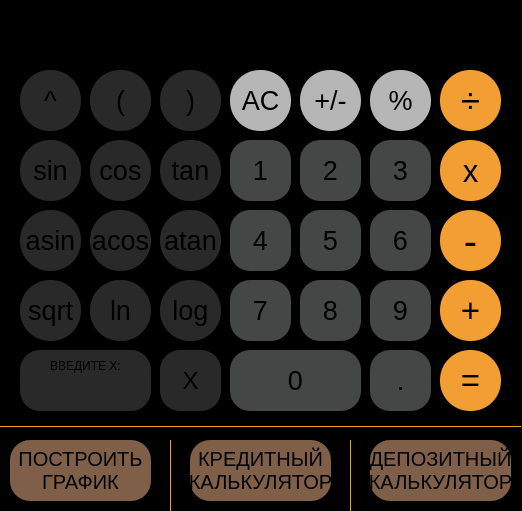
<?xml version="1.0" encoding="UTF-8"?>
<ui version="4.0">
 <class>MainWindow</class>
 <widget class="QMainWindow" name="MainWindow">
  <property name="geometry">
   <rect>
    <x>0</x>
    <y>0</y>
    <width>522</width>
    <height>511</height>
   </rect>
  </property>
  <property name="windowTitle">
   <string>SmatrCalculate v2.0 by Oceanusp</string>
  </property>
  <property name="styleSheet">
   <string notr="true">border-radius: 10px;
background-color:black;</string>
  </property>
  <widget class="QWidget" name="centralwidget">
   <widget class="QLineEdit" name="lineEdit_x_param">
    <property name="geometry">
     <rect>
      <x>20</x>
      <y>350</y>
      <width>131</width>
      <height>61</height>
     </rect>
    </property>
    <property name="font">
     <font>
      <family>.AppleSystemUIFont</family>
      <pointsize>19</pointsize>
     </font>
    </property>
    <property name="layoutDirection">
     <enum>Qt::LeftToRight</enum>
    </property>
    <property name="styleSheet">
     <string notr="true">border-radius: 20px;
background-color : rgb(41, 41, 41);


</string>
    </property>
    <property name="text">
     <string/>
    </property>
    <property name="alignment">
     <set>Qt::AlignBottom|Qt::AlignHCenter</set>
    </property>
   </widget>
   <widget class="QPushButton" name="pushButton_sin">
    <property name="geometry">
     <rect>
      <x>20</x>
      <y>140</y>
      <width>61</width>
      <height>61</height>
     </rect>
    </property>
    <property name="font">
     <font>
      <pointsize>20</pointsize>
     </font>
    </property>
    <property name="styleSheet">
     <string notr="true">QPushButton { 
border-radius: 30px;
background-color : rgb(41, 41, 41);
}

QPushButton:hover {
    background-color : rgb(102, 104, 104);
}</string>
    </property>
    <property name="text">
     <string>sin</string>
    </property>
   </widget>
   <widget class="QPushButton" name="pushButton_ac">
    <property name="geometry">
     <rect>
      <x>230</x>
      <y>70</y>
      <width>61</width>
      <height>61</height>
     </rect>
    </property>
    <property name="font">
     <font>
      <pointsize>20</pointsize>
     </font>
    </property>
    <property name="styleSheet">
     <string notr="true">QPushButton { 
border-radius: 30px;
background-color : rgb(182, 182, 182);
color: black;
}
QPushButton pressed {
	background-color: qlineargradient(spread:pad, x1:0, y1:0, x2:1, y2:0, stop:0 rgba(0, 0, 0, 255), stop:1 rgba(255, 255, 255, 255));
}

QPushButton:hover {
    background-color : rgb(236, 236, 236);
}</string>
    </property>
    <property name="text">
     <string>AC</string>
    </property>
   </widget>
   <widget class="QPushButton" name="pushButton_acos">
    <property name="geometry">
     <rect>
      <x>90</x>
      <y>210</y>
      <width>61</width>
      <height>61</height>
     </rect>
    </property>
    <property name="font">
     <font>
      <pointsize>20</pointsize>
     </font>
    </property>
    <property name="styleSheet">
     <string notr="true">QPushButton { 
border-radius: 30px;
background-color : rgb(41, 41, 41);
}

QPushButton:hover {
    background-color : rgb(102, 104, 104);
}</string>
    </property>
    <property name="text">
     <string>acos</string>
    </property>
   </widget>
   <widget class="QPushButton" name="pushButton_8">
    <property name="geometry">
     <rect>
      <x>300</x>
      <y>280</y>
      <width>61</width>
      <height>61</height>
     </rect>
    </property>
    <property name="font">
     <font>
      <pointsize>20</pointsize>
     </font>
    </property>
    <property name="styleSheet">
     <string notr="true">QPushButton { 
border-radius: 20px;
background-color : rgb(69, 70, 70);
}
QPushButton pressed {
	background-color: qlineargradient(spread:pad, x1:0, y1:0, x2:1, y2:0, stop:0 rgba(0, 0, 0, 255), stop:1 rgba(255, 255, 255, 255));
}

QPushButton:hover {
    background-color : rgb(102, 104, 104);
}</string>
    </property>
    <property name="text">
     <string>8</string>
    </property>
   </widget>
   <widget class="QPushButton" name="pushButton_3">
    <property name="geometry">
     <rect>
      <x>370</x>
      <y>140</y>
      <width>61</width>
      <height>61</height>
     </rect>
    </property>
    <property name="font">
     <font>
      <pointsize>20</pointsize>
     </font>
    </property>
    <property name="styleSheet">
     <string notr="true">QPushButton { 
border-radius: 20px;
background-color : rgb(69, 70, 70);
}
QPushButton pressed {
	background-color: qlineargradient(spread:pad, x1:0, y1:0, x2:1, y2:0, stop:0 rgba(0, 0, 0, 255), stop:1 rgba(255, 255, 255, 255));
}

QPushButton:hover {
    background-color : rgb(102, 104, 104);
}</string>
    </property>
    <property name="text">
     <string>3</string>
    </property>
   </widget>
   <widget class="QPushButton" name="pushButton_cos">
    <property name="geometry">
     <rect>
      <x>90</x>
      <y>140</y>
      <width>61</width>
      <height>61</height>
     </rect>
    </property>
    <property name="font">
     <font>
      <pointsize>20</pointsize>
     </font>
    </property>
    <property name="styleSheet">
     <string notr="true">QPushButton { 
border-radius: 30px;
background-color : rgb(41, 41, 41);
}

QPushButton:hover {
    background-color : rgb(102, 104, 104);
}</string>
    </property>
    <property name="text">
     <string>cos</string>
    </property>
   </widget>
   <widget class="QPushButton" name="pushButton_6">
    <property name="geometry">
     <rect>
      <x>370</x>
      <y>210</y>
      <width>61</width>
      <height>61</height>
     </rect>
    </property>
    <property name="font">
     <font>
      <pointsize>20</pointsize>
     </font>
    </property>
    <property name="styleSheet">
     <string notr="true">QPushButton { 
border-radius: 20px;
background-color : rgb(69, 70, 70);
}
QPushButton pressed {
	background-color: qlineargradient(spread:pad, x1:0, y1:0, x2:1, y2:0, stop:0 rgba(0, 0, 0, 255), stop:1 rgba(255, 255, 255, 255));
}

QPushButton:hover {
    background-color : rgb(102, 104, 104);
}</string>
    </property>
    <property name="text">
     <string>6</string>
    </property>
   </widget>
   <widget class="QPushButton" name="pushButton_tochka">
    <property name="geometry">
     <rect>
      <x>370</x>
      <y>350</y>
      <width>61</width>
      <height>61</height>
     </rect>
    </property>
    <property name="font">
     <font>
      <pointsize>20</pointsize>
     </font>
    </property>
    <property name="styleSheet">
     <string notr="true">QPushButton { 
border-radius: 20px;
background-color : rgb(69, 70, 70);
}
QPushButton pressed {
	background-color: qlineargradient(spread:pad, x1:0, y1:0, x2:1, y2:0, stop:0 rgba(0, 0, 0, 255), stop:1 rgba(255, 255, 255, 255));
}

QPushButton:hover {
    background-color : rgb(102, 104, 104);
}</string>
    </property>
    <property name="text">
     <string>.</string>
    </property>
   </widget>
   <widget class="QPushButton" name="pushButton_equal">
    <property name="geometry">
     <rect>
      <x>440</x>
      <y>350</y>
      <width>61</width>
      <height>61</height>
     </rect>
    </property>
    <property name="font">
     <font>
      <pointsize>25</pointsize>
     </font>
    </property>
    <property name="styleSheet">
     <string notr="true">QPushButton { 
border-radius: 30px;
background-color : rgb(242, 158, 51);
}
QPushButton pressed {
	background-color: qlineargradient(spread:pad, x1:0, y1:0, x2:1, y2:0, stop:0 rgba(0, 0, 0, 255), stop:1 rgba(255, 255, 255, 255));
}

QPushButton:hover {
    background-color : rgb(242, 202, 103);
}
</string>
    </property>
    <property name="text">
     <string>=</string>
    </property>
   </widget>
   <widget class="QPushButton" name="pushButton_x">
    <property name="geometry">
     <rect>
      <x>160</x>
      <y>350</y>
      <width>61</width>
      <height>61</height>
     </rect>
    </property>
    <property name="font">
     <font>
      <pointsize>18</pointsize>
     </font>
    </property>
    <property name="styleSheet">
     <string notr="true">QPushButton { 
border-radius: 20px;
background-color : rgb(41, 41, 41);
}

QPushButton:hover {
    background-color : rgb(102, 104, 104);
}</string>
    </property>
    <property name="text">
     <string>X</string>
    </property>
   </widget>
   <widget class="QPushButton" name="pushButton_atan">
    <property name="geometry">
     <rect>
      <x>160</x>
      <y>210</y>
      <width>61</width>
      <height>61</height>
     </rect>
    </property>
    <property name="font">
     <font>
      <pointsize>20</pointsize>
     </font>
    </property>
    <property name="styleSheet">
     <string notr="true">QPushButton { 
border-radius: 30px;
background-color : rgb(41, 41, 41);
}

QPushButton:hover {
    background-color : rgb(102, 104, 104);
}</string>
    </property>
    <property name="text">
     <string>atan</string>
    </property>
   </widget>
   <widget class="QPushButton" name="pushButton_CREDIT">
    <property name="geometry">
     <rect>
      <x>190</x>
      <y>440</y>
      <width>141</width>
      <height>61</height>
     </rect>
    </property>
    <property name="font">
     <font>
      <pointsize>15</pointsize>
     </font>
    </property>
    <property name="styleSheet">
     <string notr="true">QPushButton { 
border-radius: 20px;
background-color : rgb(128, 95, 73);
}
QPushButton pressed {
	background-color: qlineargradient(spread:pad, x1:0, y1:0, x2:1, y2:0, stop:0 rgba(0, 0, 0, 255), stop:1 rgba(255, 255, 255, 255));
}

QPushButton:hover {
    background-color : rgb(163, 121, 119);
}</string>
    </property>
    <property name="text">
     <string>КРЕДИТНЫЙ
КАЛЬКУЛЯТОР</string>
    </property>
   </widget>
   <widget class="QLineEdit" name="lineEdit_equation">
    <property name="geometry">
     <rect>
      <x>10</x>
      <y>10</y>
      <width>501</width>
      <height>51</height>
     </rect>
    </property>
    <property name="font">
     <font>
      <pointsize>20</pointsize>
     </font>
    </property>
    <property name="styleSheet">
     <string notr="true">background-color: black;</string>
    </property>
    <property name="text">
     <string/>
    </property>
    <property name="alignment">
     <set>Qt::AlignRight|Qt::AlignTrailing|Qt::AlignVCenter</set>
    </property>
   </widget>
   <widget class="QPushButton" name="pushButton_uo_minus">
    <property name="geometry">
     <rect>
      <x>300</x>
      <y>70</y>
      <width>61</width>
      <height>61</height>
     </rect>
    </property>
    <property name="font">
     <font>
      <pointsize>20</pointsize>
     </font>
    </property>
    <property name="styleSheet">
     <string notr="true">QPushButton { 
border-radius: 30px;
background-color : rgb(182, 182, 182);
color: black;
}

QPushButton:hover {
background-color : rgb(236, 236, 236);
}</string>
    </property>
    <property name="text">
     <string>+/-</string>
    </property>
   </widget>
   <widget class="QPushButton" name="pushButton_tan">
    <property name="geometry">
     <rect>
      <x>160</x>
      <y>140</y>
      <width>61</width>
      <height>61</height>
     </rect>
    </property>
    <property name="font">
     <font>
      <pointsize>20</pointsize>
     </font>
    </property>
    <property name="styleSheet">
     <string notr="true">QPushButton { 
border-radius: 30px;
background-color : rgb(41, 41, 41);
}

QPushButton:hover {
    background-color : rgb(102, 104, 104);
}</string>
    </property>
    <property name="text">
     <string>tan</string>
    </property>
   </widget>
   <widget class="QPushButton" name="pushButton_4">
    <property name="geometry">
     <rect>
      <x>230</x>
      <y>210</y>
      <width>61</width>
      <height>61</height>
     </rect>
    </property>
    <property name="font">
     <font>
      <pointsize>20</pointsize>
     </font>
    </property>
    <property name="styleSheet">
     <string notr="true">QPushButton { 
border-radius: 20px;
background-color : rgb(69, 70, 70);
}
QPushButton pressed {
	background-color: qlineargradient(spread:pad, x1:0, y1:0, x2:1, y2:0, stop:0 rgba(0, 0, 0, 255), stop:1 rgba(255, 255, 255, 255));
}

QPushButton:hover {
    background-color : rgb(102, 104, 104);
}</string>
    </property>
    <property name="text">
     <string>4</string>
    </property>
   </widget>
   <widget class="QPushButton" name="pushButton_DEPOSIT">
    <property name="geometry">
     <rect>
      <x>370</x>
      <y>440</y>
      <width>141</width>
      <height>61</height>
     </rect>
    </property>
    <property name="font">
     <font>
      <pointsize>15</pointsize>
     </font>
    </property>
    <property name="styleSheet">
     <string notr="true">QPushButton { 
border-radius: 20px;
background-color : rgb(128, 95, 73);
}
QPushButton pressed {
	background-color: qlineargradient(spread:pad, x1:0, y1:0, x2:1, y2:0, stop:0 rgba(0, 0, 0, 255), stop:1 rgba(255, 255, 255, 255));
}

QPushButton:hover {
    background-color : rgb(163, 121, 119);
}</string>
    </property>
    <property name="text">
     <string>ДЕПОЗИТНЫЙ
КАЛЬКУЛЯТОР</string>
    </property>
   </widget>
   <widget class="QPushButton" name="pushButton_ln">
    <property name="geometry">
     <rect>
      <x>90</x>
      <y>280</y>
      <width>61</width>
      <height>61</height>
     </rect>
    </property>
    <property name="font">
     <font>
      <pointsize>20</pointsize>
     </font>
    </property>
    <property name="styleSheet">
     <string notr="true">QPushButton { 
border-radius: 30px;
background-color : rgb(41, 41, 41);
}

QPushButton:hover {
    background-color : rgb(102, 104, 104);
}</string>
    </property>
    <property name="text">
     <string>ln</string>
    </property>
   </widget>
   <widget class="QLabel" name="label_input_x">
    <property name="geometry">
     <rect>
      <x>50</x>
      <y>350</y>
      <width>71</width>
      <height>31</height>
     </rect>
    </property>
    <property name="styleSheet">
     <string notr="true">background-color: rgb(41, 41, 41);</string>
    </property>
    <property name="text">
     <string>ВВЕДИТЕ Х:</string>
    </property>
   </widget>
   <widget class="QPushButton" name="pushButton_pow">
    <property name="geometry">
     <rect>
      <x>20</x>
      <y>70</y>
      <width>61</width>
      <height>61</height>
     </rect>
    </property>
    <property name="font">
     <font>
      <pointsize>20</pointsize>
     </font>
    </property>
    <property name="styleSheet">
     <string notr="true">QPushButton { 
border-radius: 30px;
background-color : rgb(41, 41, 41);
}

QPushButton:hover {
    background-color : rgb(102, 104, 104);
}</string>
    </property>
    <property name="text">
     <string>^</string>
    </property>
   </widget>
   <widget class="QPushButton" name="pushButton_2">
    <property name="geometry">
     <rect>
      <x>300</x>
      <y>140</y>
      <width>61</width>
      <height>61</height>
     </rect>
    </property>
    <property name="font">
     <font>
      <pointsize>20</pointsize>
     </font>
    </property>
    <property name="styleSheet">
     <string notr="true">QPushButton { 
border-radius: 20px;
background-color : rgb(69, 70, 70);
}
QPushButton pressed {
	background-color: qlineargradient(spread:pad, x1:0, y1:0, x2:1, y2:0, stop:0 rgba(0, 0, 0, 255), stop:1 rgba(255, 255, 255, 255));
}

QPushButton:hover {
    background-color : rgb(102, 104, 104);
}</string>
    </property>
    <property name="text">
     <string>2</string>
    </property>
   </widget>
   <widget class="QPushButton" name="pushButton_0">
    <property name="geometry">
     <rect>
      <x>230</x>
      <y>350</y>
      <width>131</width>
      <height>61</height>
     </rect>
    </property>
    <property name="font">
     <font>
      <pointsize>20</pointsize>
     </font>
    </property>
    <property name="styleSheet">
     <string notr="true">QPushButton { 
border-radius: 20px;
background-color : rgb(69, 70, 70);
}
QPushButton pressed {
	background-color: qlineargradient(spread:pad, x1:0, y1:0, x2:1, y2:0, stop:0 rgba(0, 0, 0, 255), stop:1 rgba(255, 255, 255, 255));
}

QPushButton:hover {
    background-color : rgb(102, 104, 104);
}</string>
    </property>
    <property name="text">
     <string>0</string>
    </property>
   </widget>
   <widget class="QPushButton" name="pushButton_9">
    <property name="geometry">
     <rect>
      <x>370</x>
      <y>280</y>
      <width>61</width>
      <height>61</height>
     </rect>
    </property>
    <property name="font">
     <font>
      <pointsize>20</pointsize>
     </font>
    </property>
    <property name="styleSheet">
     <string notr="true">QPushButton { 
border-radius: 20px;
background-color : rgb(69, 70, 70);
}
QPushButton pressed {
	background-color: qlineargradient(spread:pad, x1:0, y1:0, x2:1, y2:0, stop:0 rgba(0, 0, 0, 255), stop:1 rgba(255, 255, 255, 255));
}

QPushButton:hover {
    background-color : rgb(102, 104, 104);
}</string>
    </property>
    <property name="text">
     <string>9</string>
    </property>
   </widget>
   <widget class="QPushButton" name="pushButton_asin">
    <property name="geometry">
     <rect>
      <x>20</x>
      <y>210</y>
      <width>61</width>
      <height>61</height>
     </rect>
    </property>
    <property name="font">
     <font>
      <pointsize>20</pointsize>
     </font>
    </property>
    <property name="styleSheet">
     <string notr="true">QPushButton { 
border-radius: 30px;
background-color : rgb(41, 41, 41);
}

QPushButton:hover {
    background-color : rgb(102, 104, 104);
}</string>
    </property>
    <property name="text">
     <string>asin</string>
    </property>
   </widget>
   <widget class="QPushButton" name="pushButton_multiply">
    <property name="geometry">
     <rect>
      <x>440</x>
      <y>140</y>
      <width>61</width>
      <height>61</height>
     </rect>
    </property>
    <property name="font">
     <font>
      <pointsize>23</pointsize>
     </font>
    </property>
    <property name="styleSheet">
     <string notr="true">QPushButton { 
border-radius: 30px;
background-color : rgb(242, 158, 51);
}
QPushButton pressed {
	background-color: qlineargradient(spread:pad, x1:0, y1:0, x2:1, y2:0, stop:0 rgba(0, 0, 0, 255), stop:1 rgba(255, 255, 255, 255));
}

QPushButton:hover {
    background-color : rgb(242, 202, 103);
}</string>
    </property>
    <property name="text">
     <string>x</string>
    </property>
   </widget>
   <widget class="QPushButton" name="pushButton_7">
    <property name="geometry">
     <rect>
      <x>230</x>
      <y>280</y>
      <width>61</width>
      <height>61</height>
     </rect>
    </property>
    <property name="font">
     <font>
      <pointsize>20</pointsize>
     </font>
    </property>
    <property name="styleSheet">
     <string notr="true">QPushButton { 
border-radius: 20px;
background-color : rgb(69, 70, 70);
}
QPushButton pressed {
	background-color: qlineargradient(spread:pad, x1:0, y1:0, x2:1, y2:0, stop:0 rgba(0, 0, 0, 255), stop:1 rgba(255, 255, 255, 255));
}

QPushButton:hover {
    background-color : rgb(102, 104, 104);
}</string>
    </property>
    <property name="text">
     <string>7</string>
    </property>
   </widget>
   <widget class="QPushButton" name="pushButton_close_bracket">
    <property name="geometry">
     <rect>
      <x>160</x>
      <y>70</y>
      <width>61</width>
      <height>61</height>
     </rect>
    </property>
    <property name="font">
     <font>
      <pointsize>20</pointsize>
     </font>
    </property>
    <property name="styleSheet">
     <string notr="true">QPushButton { 
border-radius: 30px;
background-color : rgb(41, 41, 41);
}

QPushButton:hover {
    background-color : rgb(102, 104, 104);
}</string>
    </property>
    <property name="text">
     <string>)</string>
    </property>
   </widget>
   <widget class="QPushButton" name="pushButton_divide">
    <property name="geometry">
     <rect>
      <x>440</x>
      <y>70</y>
      <width>61</width>
      <height>61</height>
     </rect>
    </property>
    <property name="font">
     <font>
      <pointsize>26</pointsize>
     </font>
    </property>
    <property name="styleSheet">
     <string notr="true">QPushButton { 
border-radius: 30px;
background-color : rgb(242, 158, 51);
}
QPushButton pressed {
	background-color: qlineargradient(spread:pad, x1:0, y1:0, x2:1, y2:0, stop:0 rgba(0, 0, 0, 255), stop:1 rgba(255, 255, 255, 255));
}

QPushButton:hover {
    background-color : rgb(242, 202, 103);
}</string>
    </property>
    <property name="text">
     <string>÷</string>
    </property>
   </widget>
   <widget class="QPushButton" name="pushButton_FUNCT">
    <property name="geometry">
     <rect>
      <x>10</x>
      <y>440</y>
      <width>141</width>
      <height>61</height>
     </rect>
    </property>
    <property name="font">
     <font>
      <pointsize>15</pointsize>
     </font>
    </property>
    <property name="styleSheet">
     <string notr="true">QPushButton { 
border-radius: 20px;
background-color : rgb(128, 95, 73);
}
QPushButton pressed {
	background-color: qlineargradient(spread:pad, x1:0, y1:0, x2:1, y2:0, stop:0 rgba(0, 0, 0, 255), stop:1 rgba(255, 255, 255, 255));
}

QPushButton:hover {
    background-color : rgb(163, 121, 119);
}</string>
    </property>
    <property name="text">
     <string>ПОСТРОИТЬ
ГРАФИК</string>
    </property>
    <property name="autoRepeat">
     <bool>false</bool>
    </property>
   </widget>
   <widget class="QPushButton" name="pushButton_minus">
    <property name="geometry">
     <rect>
      <x>440</x>
      <y>210</y>
      <width>61</width>
      <height>61</height>
     </rect>
    </property>
    <property name="font">
     <font>
      <pointsize>30</pointsize>
     </font>
    </property>
    <property name="styleSheet">
     <string notr="true">QPushButton { 
border-radius: 30px;
background-color : rgb(242, 158, 51);
}
QPushButton pressed {
	background-color: qlineargradient(spread:pad, x1:0, y1:0, x2:1, y2:0, stop:0 rgba(0, 0, 0, 255), stop:1 rgba(255, 255, 255, 255));
}

QPushButton:hover {
    background-color : rgb(242, 202, 103);
}</string>
    </property>
    <property name="text">
     <string>-</string>
    </property>
   </widget>
   <widget class="QPushButton" name="pushButton_5">
    <property name="geometry">
     <rect>
      <x>300</x>
      <y>210</y>
      <width>61</width>
      <height>61</height>
     </rect>
    </property>
    <property name="font">
     <font>
      <pointsize>20</pointsize>
     </font>
    </property>
    <property name="styleSheet">
     <string notr="true">QPushButton { 
border-radius: 20px;
background-color : rgb(69, 70, 70);
}
QPushButton pressed {
	background-color: qlineargradient(spread:pad, x1:0, y1:0, x2:1, y2:0, stop:0 rgba(0, 0, 0, 255), stop:1 rgba(255, 255, 255, 255));
}

QPushButton:hover {
    background-color : rgb(102, 104, 104);
}</string>
    </property>
    <property name="text">
     <string>5</string>
    </property>
   </widget>
   <widget class="QPushButton" name="pushButton_1">
    <property name="geometry">
     <rect>
      <x>230</x>
      <y>140</y>
      <width>61</width>
      <height>61</height>
     </rect>
    </property>
    <property name="font">
     <font>
      <pointsize>20</pointsize>
     </font>
    </property>
    <property name="styleSheet">
     <string notr="true">QPushButton { 
border-radius: 20px;
background-color : rgb(69, 70, 70);
}
QPushButton pressed {
	background-color: qlineargradient(spread:pad, x1:0, y1:0, x2:1, y2:0, stop:0 rgba(0, 0, 0, 255), stop:1 rgba(255, 255, 255, 255));
}

QPushButton:hover {
    background-color : rgb(102, 104, 104);
}</string>
    </property>
    <property name="text">
     <string>1</string>
    </property>
   </widget>
   <widget class="QPushButton" name="pushButton_log">
    <property name="geometry">
     <rect>
      <x>160</x>
      <y>280</y>
      <width>61</width>
      <height>61</height>
     </rect>
    </property>
    <property name="font">
     <font>
      <pointsize>20</pointsize>
     </font>
    </property>
    <property name="styleSheet">
     <string notr="true">QPushButton { 
border-radius: 30px;
background-color : rgb(41, 41, 41);
}

QPushButton:hover {
    background-color : rgb(102, 104, 104);
}</string>
    </property>
    <property name="text">
     <string>log</string>
    </property>
   </widget>
   <widget class="QPushButton" name="pushButton_open_bracket">
    <property name="geometry">
     <rect>
      <x>90</x>
      <y>70</y>
      <width>61</width>
      <height>61</height>
     </rect>
    </property>
    <property name="font">
     <font>
      <pointsize>20</pointsize>
     </font>
    </property>
    <property name="styleSheet">
     <string notr="true">QPushButton { 
border-radius: 30px;
background-color : rgb(41, 41, 41);
}

QPushButton:hover {
    background-color : rgb(102, 104, 104);
}</string>
    </property>
    <property name="text">
     <string>(</string>
    </property>
   </widget>
   <widget class="QPushButton" name="pushButton_sqrt">
    <property name="geometry">
     <rect>
      <x>20</x>
      <y>280</y>
      <width>61</width>
      <height>61</height>
     </rect>
    </property>
    <property name="font">
     <font>
      <pointsize>20</pointsize>
     </font>
    </property>
    <property name="styleSheet">
     <string notr="true">QPushButton { 
border-radius: 30px;
background-color : rgb(41, 41, 41);
}

QPushButton:hover {
    background-color : rgb(102, 104, 104);
}</string>
    </property>
    <property name="text">
     <string>sqrt</string>
    </property>
   </widget>
   <widget class="QPushButton" name="pushButton_mod">
    <property name="geometry">
     <rect>
      <x>370</x>
      <y>70</y>
      <width>61</width>
      <height>61</height>
     </rect>
    </property>
    <property name="font">
     <font>
      <pointsize>20</pointsize>
     </font>
    </property>
    <property name="styleSheet">
     <string notr="true">QPushButton { 
border-radius: 30px;
background-color : rgb(182, 182, 182);
color: black;
}

QPushButton:hover {
background-color : rgb(236, 236, 236);
}</string>
    </property>
    <property name="text">
     <string>%</string>
    </property>
   </widget>
   <widget class="QPushButton" name="pushButton_plus">
    <property name="geometry">
     <rect>
      <x>440</x>
      <y>280</y>
      <width>61</width>
      <height>61</height>
     </rect>
    </property>
    <property name="font">
     <font>
      <pointsize>25</pointsize>
     </font>
    </property>
    <property name="styleSheet">
     <string notr="true">QPushButton { 
border-radius: 30px;
background-color : rgb(242, 158, 51);
}
QPushButton pressed {
	background-color: qlineargradient(spread:pad, x1:0, y1:0, x2:1, y2:0, stop:0 rgba(0, 0, 0, 255), stop:1 rgba(255, 255, 255, 255));
}

QPushButton:hover {
    background-color : rgb(242, 202, 103);
}</string>
    </property>
    <property name="text">
     <string>+</string>
    </property>
   </widget>
   <widget class="Line" name="line">
    <property name="geometry">
     <rect>
      <x>0</x>
      <y>426</y>
      <width>521</width>
      <height>1</height>
     </rect>
    </property>
    <property name="styleSheet">
     <string notr="true">background-color : rgb(242, 158, 51);</string>
    </property>
    <property name="orientation">
     <enum>Qt::Horizontal</enum>
    </property>
   </widget>
   <widget class="Line" name="line_2">
    <property name="geometry">
     <rect>
      <x>170</x>
      <y>440</y>
      <width>1</width>
      <height>91</height>
     </rect>
    </property>
    <property name="styleSheet">
     <string notr="true">background-color : rgb(242, 158, 51);</string>
    </property>
    <property name="orientation">
     <enum>Qt::Vertical</enum>
    </property>
   </widget>
   <widget class="Line" name="line_3">
    <property name="geometry">
     <rect>
      <x>350</x>
      <y>440</y>
      <width>1</width>
      <height>91</height>
     </rect>
    </property>
    <property name="styleSheet">
     <string notr="true">background-color : rgb(242, 158, 51);</string>
    </property>
    <property name="orientation">
     <enum>Qt::Vertical</enum>
    </property>
   </widget>
  </widget>
 </widget>
 <resources/>
 <connections/>
</ui>
